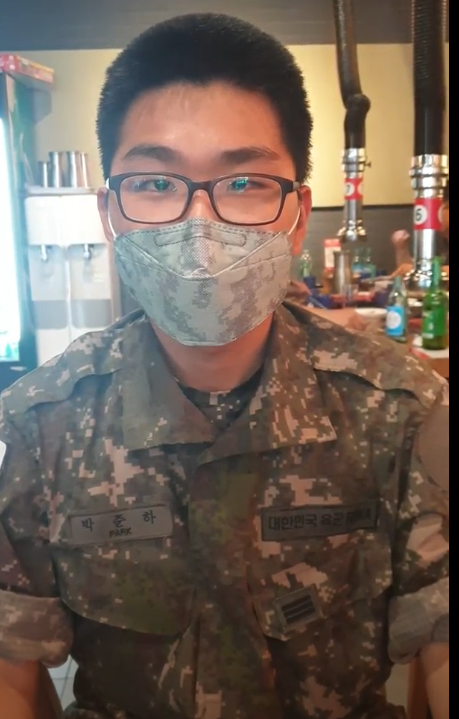
#> input picture NameDetection/opencvtest/junha.png, 459 x 719 px
$ python main.py
#> lines starting #> are read from the running program, lines starting #| are printed output that depends on the picture; after the words box and inside, x2 and y2 are one past the last pixel; in counts of white or black regions, pixels touching at a corner belong together
import cv2
import numpy as np

img = cv2.imread("junha.png")
#> img is the input picture: shape (719, 459, 3); mean B, G, R 88.3, 99, 113.8

img = img[500:550, 50:200]
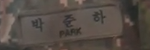
#> img: shape (50, 150, 3); mean B, G, R 69.2, 75.6, 84.3

img = cv2.resize(img, None, fx=0.5, fy=0.5)
#> img: shape (25, 75, 3)
gray = cv2.cvtColor(img, cv2.COLOR_BGR2GRAY)
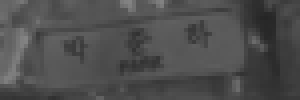
#> gray: shape (25, 75) (shown 4 times larger); min 37, max 132, mean 77.6
adaptive_threshold = cv2.adaptiveThreshold(gray, 255, cv2.ADAPTIVE_THRESH_GAUSSIAN_C, cv2.THRESH_BINARY, 85, 11)
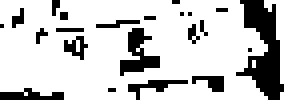
#> adaptive_threshold: shape (25, 75) (shown 4 times larger); 79.9% white; 22 black regions (17 under 20 px), largest, box (x1, y1, x2, y2) and area: (59, 0, 71, 25) 153, (30, 7, 40, 19) 58, (0, 22, 16, 25) 30, (32, 20, 47, 25) 27, (48, 19, 56, 23) 20
cv2.imshow('img',adaptive_threshold)
cv2.waitKey(0)
cv2.destroyAllWindows()
